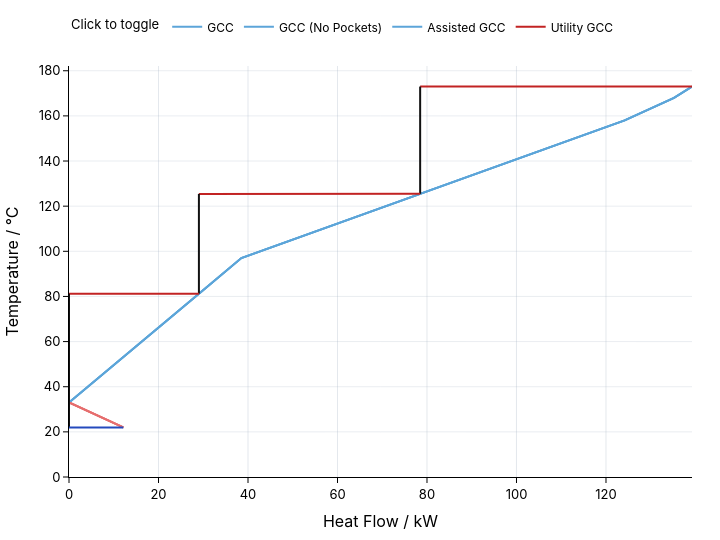
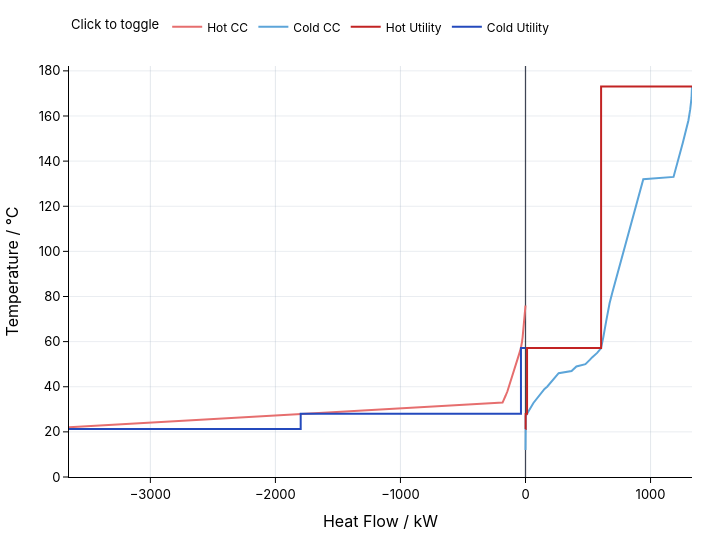

Notebook code cell kept with these figures, in order:
### Markdown cell above
## Review the result

Review both optimized cases exactly like normal cases: compare the Process utilities on the standard GCC with the Site utilities on the standard Total Site Profile. The Process Utility GCC must not cross the Process GCC. The comparison tables place optimizer-evidence and cached allocation duties side by side; a zero difference shows exact replay.

### Code cell
from IPython.display import display

display(process_objective)
display(process_fallback_penalty)
display(process_retarget_comparison)
display(process_summary)
display(process_gcc)
display(site_objective)
display(site_retarget_comparison)
display({"baseline_unchanged": baseline_unchanged})
display(site_summary)
display(site_tsp)

### Figure 1 — Plotly figure (JSON) as saved in the notebook; plotly's stock layout.template omitted (floating-point values rounded to 4 significant figures)
{"data": [{"hovertemplate": "GCC<br>Heat Flow / kW: %{x}<br>Temperature / °C: %{y}<extra></extra>", "legendgroup": "GCC", "line": {"color": "#5ca5d9", "width": 2}, "mode": "lines", "name": "GCC", "showlegend": true, "type": "scatter", "x": [139.2, 135.2, 124.2, 78.47, 78.46, 38.52, 29.03, 29.02, 22.01, 0], "y": [173, 168, 158, 125.5, 125.4, 97, 81.24, 81.23, 69.57, 33]}, {"hovertemplate": "GCC<br>Heat Flow / kW: %{x}<br>Temperature / °C: %{y}<extra></extra>", "legendgroup": "GCC", "line": {"color": "#e66e6e", "width": 2}, "mode": "lines", "name": "GCC", "showlegend": false, "type": "scatter", "x": [0, 12.14], "y": [33, 22]}, {"hovertemplate": "GCC (No Pockets)<br>Heat Flow / kW: %{x}<br>Temperature / °C: %{y}<extra></extra>", "legendgroup": "GCC (No Pockets)", "line": {"color": "#5ca5d9", "width": 2}, "mode": "lines", "name": "GCC (No Pockets)", "showlegend": true, "type": "scatter", "x": [139.2, 135.2, 124.2, 78.47, 78.46, 38.52, 29.03, 29.02, 22.01, 0], "y": [173, 168, 158, 125.5, 125.4, 97, 81.24, 81.23, 69.57, 33]}, {"hovertemplate": "GCC (No Pockets)<br>Heat Flow / kW: %{x}<br>Temperature / °C: %{y}<extra></extra>", "legendgroup": "GCC (No Pockets)", "line": {"color": "#e66e6e", "width": 2}, "mode": "lines", "name": "GCC (No Pockets)", "showlegend": false, "type": "scatter", "x": [0, 12.14], "y": [33, 22]}, {"hovertemplate": "Assisted GCC<br>Heat Flow / kW: %{x}<br>Temperature / °C: %{y}<extra></extra>", "legendgroup": "Assisted GCC", "line": {"color": "#5ca5d9", "width": 2}, "mode": "lines", "name": "Assisted GCC", "showlegend": true, "type": "scatter", "x": [139.2, 135.2, 124.2, 78.47, 78.46, 38.52, 29.03, 29.02, 22.01, 0], "y": [173, 168, 158, 125.5, 125.4, 97, 81.24, 81.23, 69.57, 33]}, {"hovertemplate": "Assisted GCC<br>Heat Flow / kW: %{x}<br>Temperature / °C: %{y}<extra></extra>", "legendgroup": "Assisted GCC", "line": {"color": "#e66e6e", "width": 2}, "mode": "lines", "name": "Assisted GCC", "showlegend": false, "type": "scatter", "x": [0, 12.14], "y": [33, 22]}, {"hovertemplate": "Utility GCC<br>Heat Flow / kW: %{x}<br>Temperature / °C: %{y}<extra></extra>", "legendgroup": "Utility GCC", "line": {"color": "#C22323", "width": 2}, "mode": "lines", "name": "Utility GCC", "showlegend": true, "type": "scatter", "x": [139.2, 130.7, 78.47], "y": [173, 173, 173.0]}, {"hovertemplate": "Utility GCC<br>Heat Flow / kW: %{x}<br>Temperature / °C: %{y}<extra></extra>", "legendgroup": "Utility GCC", "line": {"color": "#111111", "width": 2}, "mode": "lines", "name": "Utility GCC", "showlegend": false, "type": "scatter", "x": [78.47, 78.47], "y": [173.0, 125.5]}, {"hovertemplate": "Utility GCC<br>Heat Flow / kW: %{x}<br>Temperature / °C: %{y}<extra></extra>", "legendgroup": "Utility GCC", "line": {"color": "#C22323", "width": 2}, "mode": "lines", "name": "Utility GCC", "showlegend": false, "type": "scatter", "x": [78.47, 29.03], "y": [125.5, 125.4]}, {"hovertemplate": "Utility GCC<br>Heat Flow / kW: %{x}<br>Temperature / °C: %{y}<extra></extra>", "legendgroup": "Utility GCC", "line": {"color": "#111111", "width": 2}, "mode": "lines", "name": "Utility GCC", "showlegend": false, "type": "scatter", "x": [29.03, 29.03], "y": [125.4, 81.24]}, {"hovertemplate": "Utility GCC<br>Heat Flow / kW: %{x}<br>Temperature / °C: %{y}<extra></extra>", "legendgroup": "Utility GCC", "line": {"color": "#C22323", "width": 2}, "mode": "lines", "name": "Utility GCC", "showlegend": false, "type": "scatter", "x": [29.03, 0], "y": [81.24, 81.23]}, {"hovertemplate": "Utility GCC<br>Heat Flow / kW: %{x}<br>Temperature / °C: %{y}<extra></extra>", "legendgroup": "Utility GCC", "line": {"color": "#111111", "width": 2}, "mode": "lines", "name": "Utility GCC", "showlegend": false, "type": "scatter", "x": [0, 0], "y": [81.23, 21.98]}, {"hovertemplate": "Utility GCC<br>Heat Flow / kW: %{x}<br>Temperature / °C: %{y}<extra></extra>", "legendgroup": "Utility GCC", "line": {"color": "#244abd", "width": 2}, "mode": "lines", "name": "Utility GCC", "showlegend": false, "type": "scatter", "x": [0, 12.14], "y": [21.98, 21.97]}], "layout": {"autosize": false, "font": {"color": "#000000", "family": "IBM Plex Sans, Inter, system-ui, sans-serif", "size": 13}, "height": 540, "hoverlabel": {"bgcolor": "#ffffff", "font": {"color": "#000000"}}, "hovermode": "closest", "legend": {"font": {"color": "#000000", "size": 12}, "orientation": "h", "title": {"font": {"color": "#000000", "size": 13}, "text": "Click to toggle"}, "y": 1.06, "yanchor": "bottom"}, "margin": {"b": 48, "l": 50, "r": 28, "t": 64}, "paper_bgcolor": "#ffffff", "plot_bgcolor": "#ffffff", "width": 720, "xaxis": {"gridcolor": "rgba(148, 163, 184, 0.25)", "linecolor": "#000000", "rangemode": "tozero", "showgrid": true, "showline": true, "tickcolor": "#000000", "tickfont": {"color": "#000000"}, "ticks": "outside", "title": {"font": {"color": "#000000"}, "text": "Heat Flow / kW"}, "zeroline": true, "zerolinecolor": "rgba(15, 23, 42, 0.8)", "zerolinewidth": 1.25}, "yaxis": {"gridcolor": "rgba(148, 163, 184, 0.2)", "linecolor": "#000000", "rangemode": "tozero", "showgrid": true, "showline": true, "tickcolor": "#000000", "tickfont": {"color": "#000000"}, "ticks": "outside", "title": {"font": {"color": "#000000"}, "text": "Temperature / °C"}, "zeroline": true, "zerolinecolor": "rgba(15, 23, 42, 0.8)", "zerolinewidth": 1.25}}}

### Figure 2 — Plotly figure (JSON) as saved in the notebook; plotly's stock layout.template omitted (floating-point values rounded to 4 significant figures)
{"data": [{"hovertemplate": "Hot CC<br>Heat Flow / kW: %{x}<br>Temperature / °C: %{y}<extra></extra>", "legendgroup": "Hot CC", "line": {"color": "#e66e6e", "width": 2}, "mode": "lines", "name": "Hot CC", "showlegend": true, "type": "scatter", "x": [0, -8.49, -9.24, -13.21, -22.91, -28.14, -30.19, -31.84, -36.26, -36.31, -37.27, -48.12, -51.59, -53.54, -64.39, -71.08, -98.2, -98.91, -103.3, -108.4, -114.3, -126.0, -132.0, -137.9, -144.6, -159.5, -166.1, -175.5, -183.5, -248.9, -2111.0, -3075.0, -3396.0, -3651.0], "y": [76, 69.57, 69, 66, 62, 59.84, 59, 58, 57.19, 57.18, 57, 55, 54.36, 54, 52, 51, 46, 45.86, 45, 44, 43, 41, 40, 39, 38, 36, 35.17, 34, 33, 32.8, 27, 24, 23, 22]}, {"hovertemplate": "Cold CC<br>Heat Flow / kW: %{x}<br>Temperature / °C: %{y}<extra></extra>", "legendgroup": "Cold CC", "line": {"color": "#5ca5d9", "width": 2}, "mode": "lines", "name": "Cold CC", "showlegend": true, "type": "scatter", "x": [1331.0, 1327.0, 1317.0, 1313.0, 1303.0, 1258.0, 1184.0, 941.9, 848.5, 795.9, 764.3, 746.5, 741.6, 716.0, 704.4, 700.2, 695.6, 672.4, 668.6, 646.9, 644.9, 622.5, 615.9, 613.3, 608.5, 604.5, 604.5, 603.6, 573.0, 556.9, 547.8, 532.3, 515.9, 495.6, 479.3, 407.2, 386.5, 368.2, 265.1, 262.9, 249.6, 248.9, 218.5, 188.3, 173.2, 152.0, 136.9, 107.5, 95.39, 78.32, 65.43, 63.27, 12.33, 1.89, 1.51, 1.39, 1.26, 1.17, 1.17, 1.17, 0], "y": [173, 168, 163, 161, 158, 148, 133, 132, 113, 103, 97, 93, 92, 87, 84, 83, 82, 77, 76, 69.57, 69, 62, 59.84, 59, 58, 57.19, 57.18, 57, 55, 54.36, 54, 53, 52, 51, 50, 49, 48, 47, 46, 45.86, 45, 44.96, 43, 41, 40, 39, 38, 36, 35.17, 34, 33, 32.8, 27.99, 27, 24, 23, 22, 21.27, 21.27, 21.26, 12]}, {"hovertemplate": "Hot Utility<br>Heat Flow / kW: %{x}<br>Temperature / °C: %{y}<extra></extra>", "legendgroup": "Hot Utility", "line": {"color": "#C22323", "width": 2}, "mode": "lines", "name": "Hot Utility", "showlegend": true, "type": "scatter", "x": [1331.0, 604.5, 604.5, 12.33, 12.33, 1.17, 1.17, 0.84, 0], "y": [173.1, 173.0, 57.19, 57.18, 27.99, 27.98, 21.27, 21.27, 21.26]}, {"hovertemplate": "Cold Utility<br>Heat Flow / kW: %{x}<br>Temperature / °C: %{y}<extra></extra>", "legendgroup": "Cold Utility", "line": {"color": "#244abd", "width": 2}, "mode": "lines", "name": "Cold Utility", "showlegend": true, "type": "scatter", "x": [0, -36.31, -36.31, -1798.0, -1798.0, -2319.0, -3651.0], "y": [57.19, 57.18, 27.99, 27.98, 21.27, 21.27, 21.26]}], "layout": {"autosize": false, "font": {"color": "#000000", "family": "IBM Plex Sans, Inter, system-ui, sans-serif", "size": 13}, "height": 540, "hoverlabel": {"bgcolor": "#ffffff", "font": {"color": "#000000"}}, "hovermode": "closest", "legend": {"font": {"color": "#000000", "size": 12}, "orientation": "h", "title": {"font": {"color": "#000000", "size": 13}, "text": "Click to toggle"}, "y": 1.06, "yanchor": "bottom"}, "margin": {"b": 48, "l": 50, "r": 28, "t": 64}, "paper_bgcolor": "#ffffff", "plot_bgcolor": "#ffffff", "width": 720, "xaxis": {"gridcolor": "rgba(148, 163, 184, 0.25)", "linecolor": "#000000", "rangemode": "tozero", "showgrid": true, "showline": true, "tickcolor": "#000000", "tickfont": {"color": "#000000"}, "ticks": "outside", "title": {"font": {"color": "#000000"}, "text": "Heat Flow / kW"}, "zeroline": true, "zerolinecolor": "rgba(15, 23, 42, 0.8)", "zerolinewidth": 1.25}, "yaxis": {"gridcolor": "rgba(148, 163, 184, 0.2)", "linecolor": "#000000", "rangemode": "tozero", "showgrid": true, "showline": true, "tickcolor": "#000000", "tickfont": {"color": "#000000"}, "ticks": "outside", "title": {"font": {"color": "#000000"}, "text": "Temperature / °C"}, "zeroline": true, "zerolinecolor": "rgba(15, 23, 42, 0.8)", "zerolinewidth": 1.25}}}
